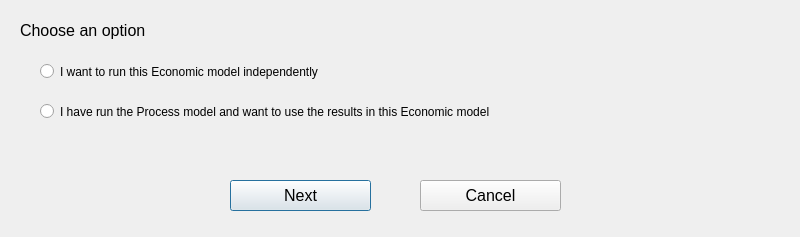
<?xml version="1.0" encoding="UTF-8"?>
<ui version="4.0">
 <class>QDialog</class>
 <widget class="QDialog" name="QDialog">
  <property name="geometry">
   <rect>
    <x>0</x>
    <y>0</y>
    <width>800</width>
    <height>237</height>
   </rect>
  </property>
  <property name="windowTitle">
   <string>Economic Modeling</string>
  </property>
  <widget class="QLabel" name="label">
   <property name="geometry">
    <rect>
     <x>20</x>
     <y>20</y>
     <width>171</width>
     <height>20</height>
    </rect>
   </property>
   <property name="font">
    <font>
     <family>MS Shell Dlg 2</family>
     <pointsize>12</pointsize>
     <weight>9</weight>
     <italic>false</italic>
     <bold>false</bold>
    </font>
   </property>
   <property name="styleSheet">
    <string notr="true">font: 75 12pt &quot;MS Shell Dlg 2&quot;;</string>
   </property>
   <property name="text">
    <string>Choose an option</string>
   </property>
  </widget>
  <widget class="QPushButton" name="next_btn">
   <property name="geometry">
    <rect>
     <x>230</x>
     <y>180</y>
     <width>141</width>
     <height>31</height>
    </rect>
   </property>
   <property name="font">
    <font>
     <family>Arial</family>
     <pointsize>12</pointsize>
     <weight>50</weight>
     <italic>false</italic>
     <bold>false</bold>
    </font>
   </property>
   <property name="styleSheet">
    <string notr="true"/>
   </property>
   <property name="text">
    <string>Next</string>
   </property>
  </widget>
  <widget class="QRadioButton" name="radioButton_2">
   <property name="geometry">
    <rect>
     <x>40</x>
     <y>100</y>
     <width>761</width>
     <height>23</height>
    </rect>
   </property>
   <property name="styleSheet">
    <string notr="true">font: 75 11pt &quot;MS Shell Dlg 2&quot;;</string>
   </property>
   <property name="text">
    <string>I have run the Process model and want to use the results in this Economic model</string>
   </property>
  </widget>
  <widget class="QPushButton" name="cancel_btn">
   <property name="geometry">
    <rect>
     <x>420</x>
     <y>180</y>
     <width>141</width>
     <height>31</height>
    </rect>
   </property>
   <property name="font">
    <font>
     <family>Arial</family>
     <pointsize>12</pointsize>
     <weight>50</weight>
     <italic>false</italic>
     <bold>false</bold>
    </font>
   </property>
   <property name="styleSheet">
    <string notr="true"/>
   </property>
   <property name="text">
    <string>Cancel</string>
   </property>
  </widget>
  <widget class="QRadioButton" name="radioButton_1">
   <property name="geometry">
    <rect>
     <x>40</x>
     <y>60</y>
     <width>611</width>
     <height>23</height>
    </rect>
   </property>
   <property name="styleSheet">
    <string notr="true">font: 75 11pt &quot;MS Shell Dlg 2&quot;;</string>
   </property>
   <property name="text">
    <string>I want to run this Economic model independently</string>
   </property>
  </widget>
 </widget>
 <resources/>
 <connections/>
</ui>
